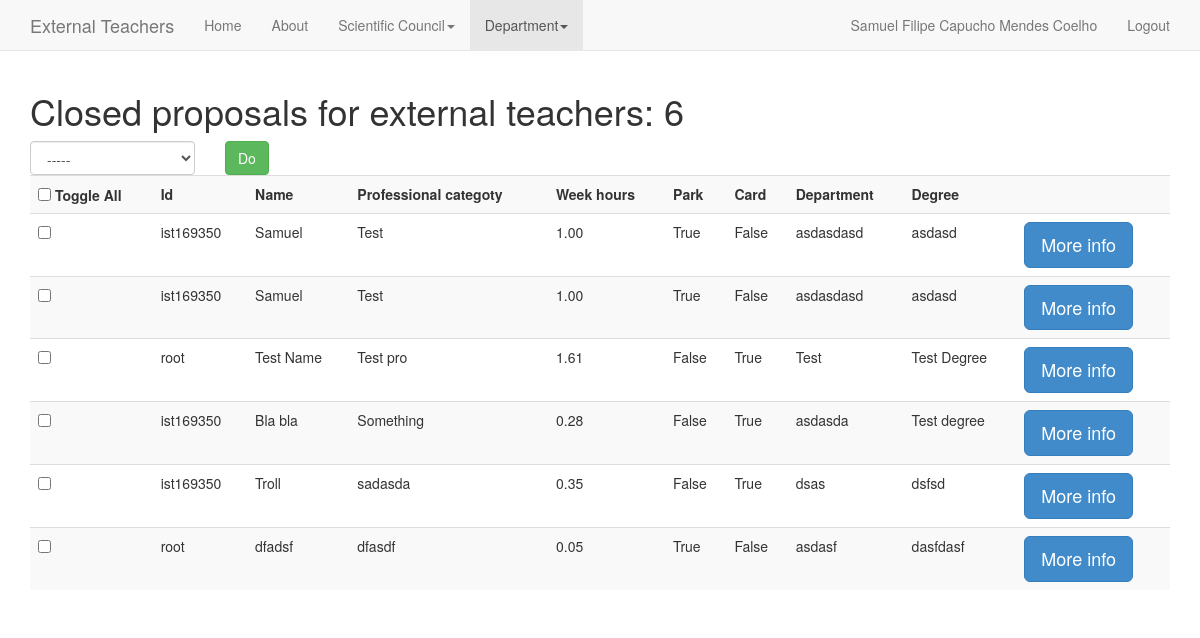
The app's page /app/dep_closed (signed in), older data.
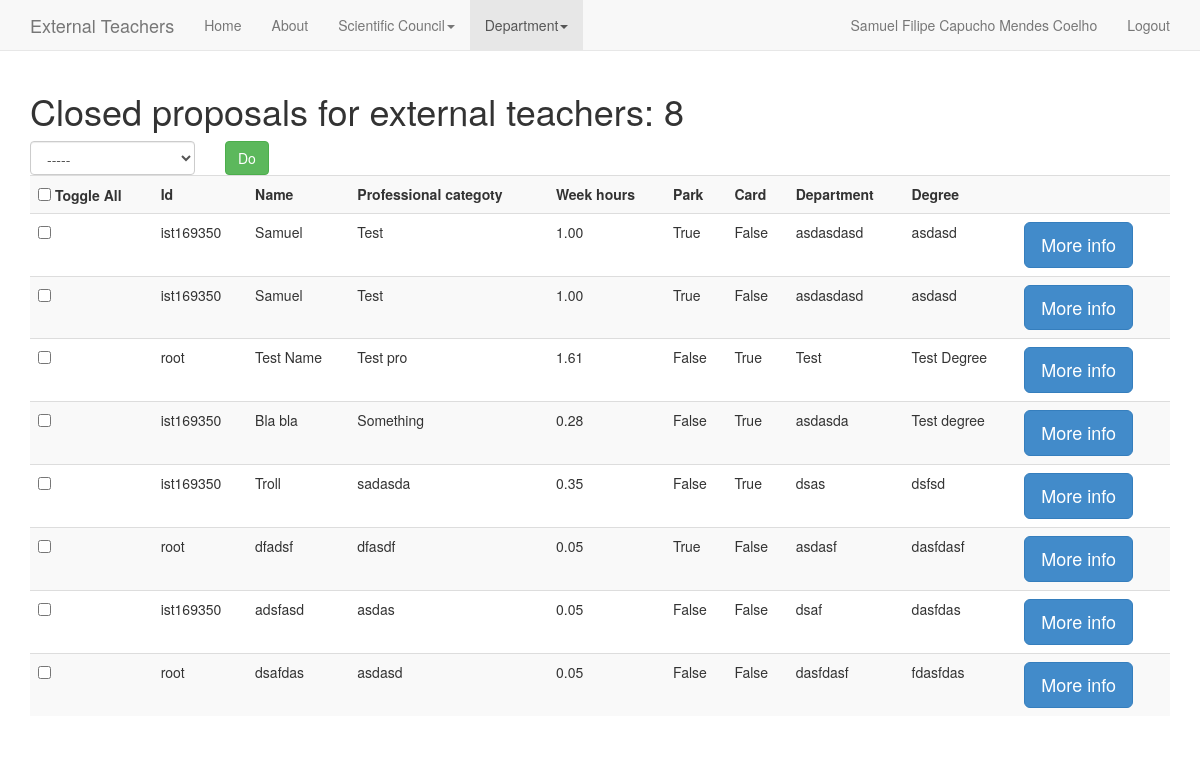
The same page, newer data.
### app/models.py (models this page shows)
class ExternalTeacher(models.Model):
	user = models.ForeignKey(User)
	is_closed = models.BooleanField()
	close_date = models.DateTimeField('close date', null=True)
	professional_category = models.CharField(max_length=200, blank=False)
	hours_per_week = models.DecimalField(decimal_places=2, max_digits=5)
	park = models.BooleanField()
	card = models.BooleanField()
	department = models.CharField(max_length=200)
	name = models.CharField(max_length=200)
	degree = models.CharField(max_length=200)
	course = models.CharField(max_length=200)
	course_manager = models.CharField(max_length=200)
	notes = models.CharField(max_length=200, blank=True)

### app/views.py (the view)
def dep_closed(request):
	close_action = False
	export_action = True
	external_teachers = ExternalTeacher.objects.filter(is_closed = True)
	if request.method == 'POST':
		return process_action(request, external_teachers, close_action, export_action)
	context = {'external_teachers' : external_teachers, 'export_action' : export_action}
	return render(request, 'app/dep_closed.html', context)

### app/templates/app/dep_closed.html
{% extends "app/base.html" %}
{% block navbar_dep_active %}
active
{% endblock %}
{% block content %}
<h1>Closed proposals for external teachers: {{ external_teachers.count }}</h1>
{% include "app/external_teachers_list.html" %}
{% endblock %}

### app/templates/app/external_teachers_list.html (shortened to what this page needs)
<form role="form" method="post" action="">
	<div class="row">
		<div class="col-xs-2">
			<select class="form-control" name="action">
				<option>-----</option>
			</select>
		</div>
		<div class="col-xs-4">
			<div class="btn-group">
				<input type="submit" class="btn btn-default btn-success" value="Do">
			</div>
		</div>
	</div>
	<div class="table-responsive">
		<table class="table table-striped">
			<tr>
				<th><input type="checkbox" onClick="toggle(this)" /> Toggle All</th>
				<th>Id</th>
				<th>Name</th>
				<th>Professional categoty</th>
				<th>Week hours</th>
				<th>Park</th>
				<th>Card</th>
				<th>Department</th>
				<th>Degree</th>
				<th></th>
			</tr>
			{% for external_teacher in external_teachers %}
			<tr>
				<td>
					<div class="input-group">
						<input type="checkbox" name="external_teachers" value="{{ external_teacher.id }}"/>
					</div>
				<td>{{ external_teacher.user.username }}</td>
				<td>{{ external_teacher.name }}</td>
				<td>{{ external_teacher.professional_category }}</td>
				<td>{{ external_teacher.hours_per_week|floatformat:2 }}</td>
				<td>{{ external_teacher.park }}</td>
				<td>{{ external_teacher.card }}</td>
				<td>{{ external_teacher.department }}</td>
				<td>{{ external_teacher.degree }}</td>
				<td>
					<button class="btn btn-primary btn-lg" data-toggle="modal" data-target="#modal{{ external_teacher.id }}">
						More info
					</button>
											</tr>
										</table>
									</div>
								</div>
			{% endfor %}

Row changes from the older to the newer data that the page shows:
added ExternalTeacher: user.username "ist169350", name "adsfasd", professional_category "asdas", hours_per_week "0.05", park "False", card "False", department "dsaf", degree "dasfdas"
added ExternalTeacher: user.username "root", name "dsafdas", professional_category "asdasd", hours_per_week "0.05", park "False", card "False", department "dasfdasf", degree "fdasfdas"
Text that changed along with them:
{{ external_teachers.count }}: "6" → "8"
